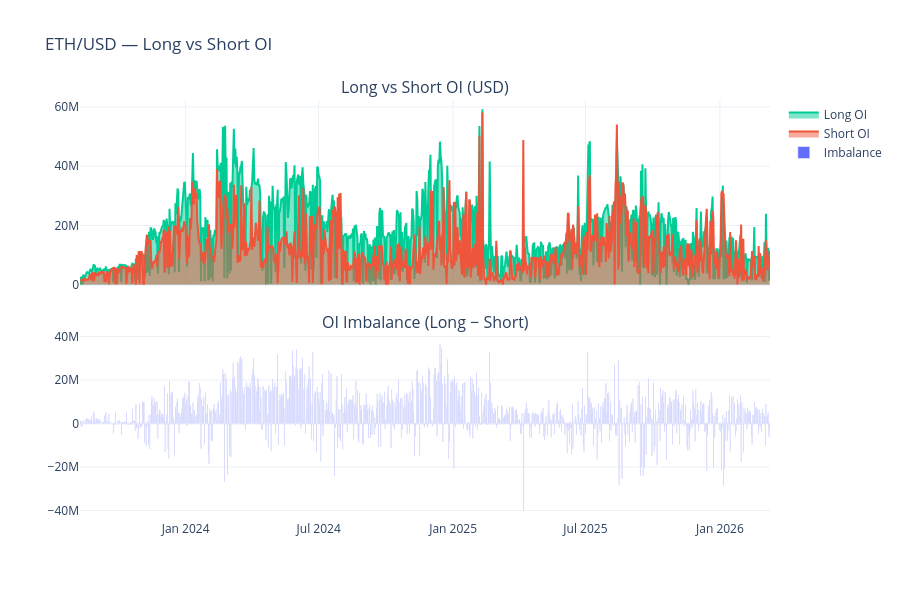

Notebook code cell kept with this figure:
### Markdown cell above
## Chart 2: Long vs Short OI + Imbalance for a Single Market

Change `MARKET` to explore any symbol.

### Code cell
MARKET = "ETH/USD"
df_m = daily_oi[daily_oi["symbol"] == MARKET].sort_values("date")

fig = make_subplots(
    rows=2,
    cols=1,
    shared_xaxes=True,
    subplot_titles=["Long vs Short OI (USD)", "OI Imbalance (Long − Short)"],
    vertical_spacing=0.12,
)
fig.add_trace(
    go.Scatter(
        x=df_m["date"],
        y=df_m["oi_long"],
        name="Long OI",
        fill="tozeroy",
        line=dict(color="#00cc96"),
    ),
    row=1,
    col=1,
)
fig.add_trace(
    go.Scatter(
        x=df_m["date"],
        y=df_m["oi_short"],
        name="Short OI",
        fill="tozeroy",
        line=dict(color="#ef553b"),
    ),
    row=1,
    col=1,
)
fig.add_trace(
    go.Bar(x=df_m["date"], y=df_m["oi_imbalance"], name="Imbalance", marker_color="#636efa"),
    row=2,
    col=1,
)
fig.update_layout(
    title=f"{MARKET} — Long vs Short OI",
    template="plotly_white",
    hovermode="x unified",
    height=600,
)
fig.show()

### Figure 1 — Plotly figure (JSON) as saved in the notebook; plotly's stock layout.template omitted (floating-point values rounded to 4 significant figures; data arrays with more than 128 entries replaced by an {"elided": "..."} marker saying what was removed)
{"data": [{"fill": "tozeroy", "line": {"color": "#00cc96"}, "name": "Long OI", "type": "scatter", "x": {"elided": "944 str values"}, "xaxis": "x", "y": {"elided": "944 float values"}, "yaxis": "y"}, {"fill": "tozeroy", "line": {"color": "#ef553b"}, "name": "Short OI", "type": "scatter", "x": {"elided": "944 str values"}, "xaxis": "x", "y": {"elided": "944 float values"}, "yaxis": "y"}, {"marker": {"color": "#636efa"}, "name": "Imbalance", "type": "bar", "x": {"elided": "944 str values"}, "xaxis": "x2", "y": {"elided": "944 float values"}, "yaxis": "y2"}], "layout": {"annotations": [{"font": {"size": 16}, "showarrow": false, "text": "Long vs Short OI (USD)", "x": 0.5, "xanchor": "center", "xref": "paper", "y": 1, "yanchor": "bottom", "yref": "paper"}, {"font": {"size": 16}, "showarrow": false, "text": "OI Imbalance (Long − Short)", "x": 0.5, "xanchor": "center", "xref": "paper", "y": 0.44, "yanchor": "bottom", "yref": "paper"}], "height": 600, "hovermode": "x unified", "title": {"text": "ETH/USD — Long vs Short OI"}, "xaxis": {"anchor": "y", "domain": [0, 1], "matches": "x2", "showticklabels": false}, "xaxis2": {"anchor": "y2", "domain": [0, 1]}, "yaxis": {"anchor": "x", "domain": [0.56, 1]}, "yaxis2": {"anchor": "x2", "domain": [0, 0.44]}}}
